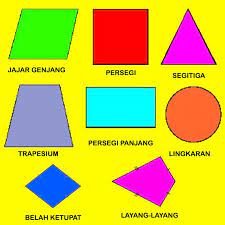
#> input picture shape.jpg, 225 x 225 px
$ python main.py
#> lines starting #> are read from the running program, lines starting #| are printed output that depends on the picture; after the words box and inside, x2 and y2 are one past the last pixel; in counts of white or black regions, pixels touching at a corner belong together
import cv2
import numpy as np

path = "shape.jpg"
img = cv2.imread(path)
#> img is the input picture: shape (225, 225, 3); mean B, G, R 55.9, 196.1, 207.1
imgContour = img.copy()

def getContours(img):
    contours,hierarchy = cv2.findContours(img,cv2.RETR_EXTERNAL,cv2.CHAIN_APPROX_NONE)
    for cnt in contours:
        area = cv2.contourArea(cnt)
        print(area)
        if area>300:
            cv2.drawContours(imgContour, cnt, -1, (255,0,0),4)
            peri = cv2.arcLength(cnt, True)
            #print(peri)
            aproxx = cv2.approxPolyDP(cnt, 0.002*peri, True)
            print(len(aproxx))
            objCor = len(aproxx)
            x, y, w, h = cv2.boundingRect(aproxx)
            print (objCor,"objcor")
            cv2.rectangle(imgContour, (x,y), (x+w,y+h), (0,255,0),2)

img_gray = cv2.cvtColor(img,cv2.COLOR_BGR2GRAY)
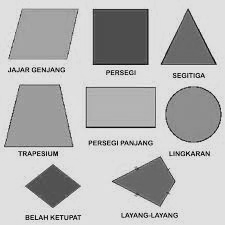
#> img_gray: shape (225, 225); min 7, max 240, mean 183.5
img_blur = cv2.GaussianBlur(img_gray,(7,7), 1)
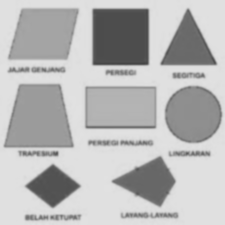
#> img_blur: shape (225, 225); min 69, max 226, mean 183.5
img_canny = cv2.Canny(img_blur,50 ,50)
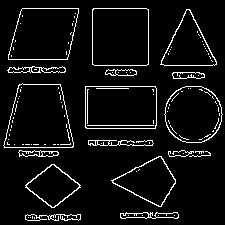
#> img_canny: shape (225, 225); 6.3% white in thin lines or dots
img_blank = np.zeros_like(img)
getContours(img_canny)
#> in getContours, `contours,hierarchy = cv2.findContours(img,cv2.RETR_EXTERNAL,cv2.CHAIN_..`: contours = 20 contours, 5 with area under 20; largest, box (x1, y1, x2, y2) and area: (3, 83, 74, 148) 3536, (92, 8, 149, 66) 3187, (8, 8, 79, 60) 3002, (85, 86, 157, 129) 2978, (164, 86, 223, 143) 2584
#> the loop in getContours, `for cnt in contours:` made 20 passes
#> (area, peri, objCor, x, y, w, h) on passes 3, 4, 12, 13, 14, 18, 19, 20: (1282, 149.6, 52, 25, 164, 56, 44), (1704.5, 182.9, 98, 111, 156, 65, 51), (2584, 190.5, 62, 164, 86, 59, 57), (2977.5, 224.2, 8, 85, 86, 72, 43), (3535.5, 248.7, 51, 3, 83, 71, 65), (1706.5, 192.6, 82, 160, 9, 57, 57), (3187, 223.7, 8, 92, 8, 57, 58), (3002.5, 227.4, 37, 8, 8, 71, 52)
#> area on passes 1, 2, 9, 11, 15, 16: 176, 234, 174, 110, 170.5, 151
#| 176.0
#| 234.0
#| 1282.0
#| 52
#| 52 objcor
#| 1704.5
#| 98
#| 98 objcor
#| 0.0
#| 2.0
#> (further printed lines are left out)
#> after the loop in getContours, `for cnt in contours:`:
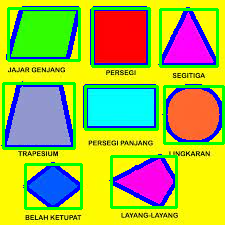
#> imgContour: shape (225, 225, 3); mean B, G, R 71.2, 183.5, 165

cv2.imshow("Original", img)
cv2.imshow("Blur", img_blur)
cv2.imshow("Gray", img_gray)
cv2.imshow("canny", img_canny)
cv2.imshow("blank", img_blank)
cv2.imshow("contour", imgContour)


cv2.waitKey(0)
